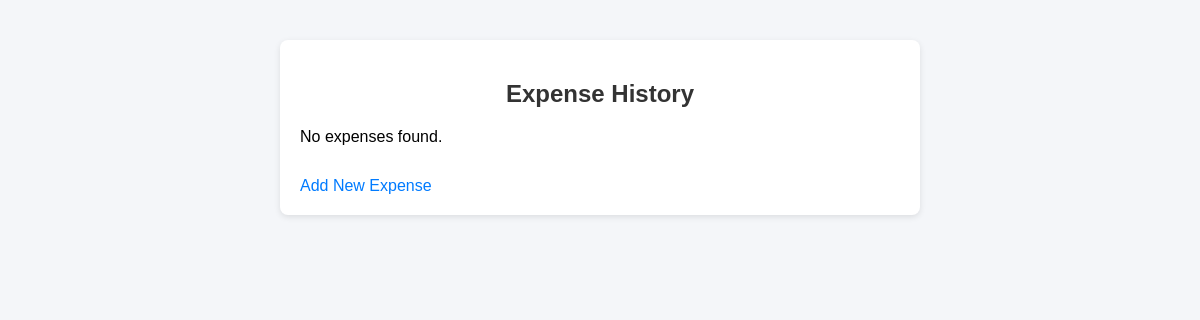
Before: /history/ with the older database file.
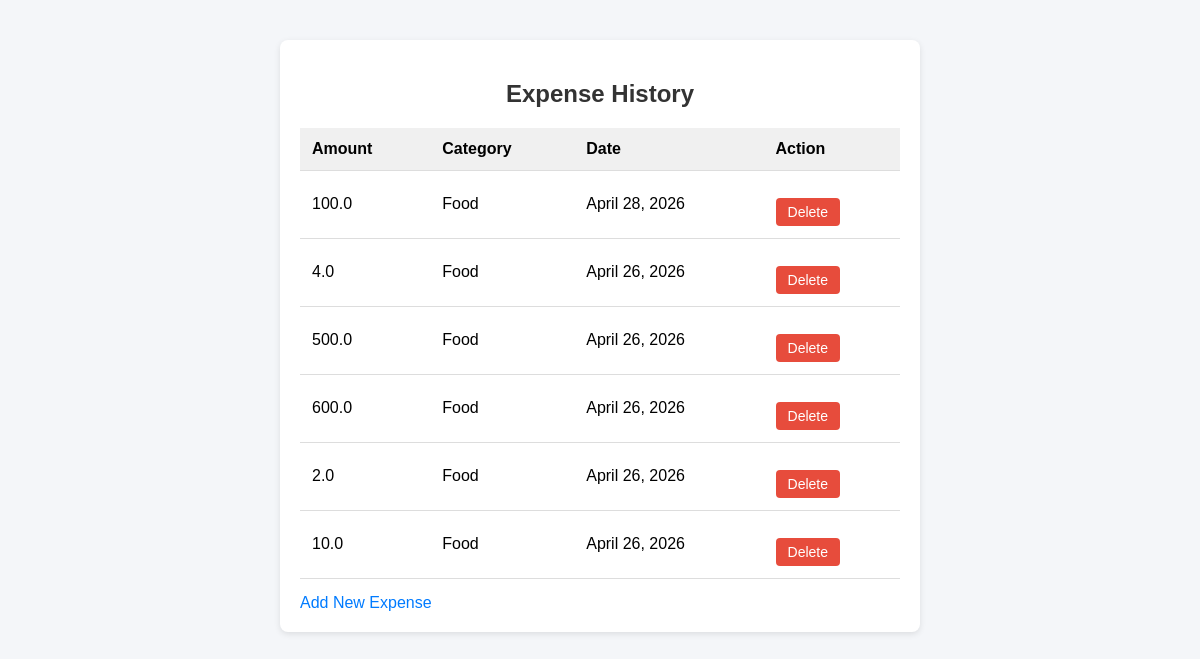
After: the same page with the newer database file.
### expenses/models.py (models this page shows, shortened)
class Log(models.Model):
    amount = models.FloatField()
    date = models.DateField(auto_now_add=True)
    category = models.ForeignKey(Category, on_delete=models.CASCADE)

class Category(models.Model):
    name = models.CharField(max_length=100)

### expenses/views.py (the view)
# urls.py: path('history/', views.history, name='history'),
def history(request):
    logs = Log.objects.all().order_by('-date')  # ✅ newest first
    return render(request, 'expenses/history.html', {'logs': logs})

### expenses/templates/expenses/history.html (shortened to what this page needs)
<!DOCTYPE html>
<html>
<head>
</head>
<body>
<div class="container">
    <h2>Expense History</h2>
    {% if logs %}
    <table>
        <tr>
            <th>Amount</th>
            <th>Category</th>
            <th>Date</th>
            <th>Action</th>
        </tr>
        {% for log in logs %}
        <tr>
            <td>{{ log.amount }}</td>
            <td>{{ log.category.name }}</td>
            <td>{{ log.date }}</td>
            <td><a href="{% url 'delete' log.id %}" class="delete-btn">Delete</a></td>
        </tr>
        {% endfor %}
    </table>
    {% else %}
        <p>No expenses found.</p>
    {% endif %}
    <a href="{% url 'add' %}">Add New Expense</a>
</div>
</body>
</html>

### expenses/templates/expenses/history.html (style rules this page uses)
body { font-family: Arial, sans-serif; background: #f4f6f9; margin: 40px; }
h2 { color: #333; text-align: center; }
.container { background: #fff; padding: 20px; border-radius: 8px; box-shadow: 0 2px 6px rgba(0,0,0,0.1); max-width: 600px; margin: auto; }
table { width: 100%; border-collapse: collapse; margin-top: 15px; }
th, td { padding: 12px; border-bottom: 1px solid #ddd; text-align: left; }
th { background: #f0f0f0; }
.delete-btn { color: #fff; background: #e74c3c; padding: 6px 12px; border-radius: 4px; text-decoration: none; font-size: 14px; }
a { display: inline-block; margin-top: 15px; color: #007BFF; text-decoration: none; }

Changed rows visible on the page:
added Log: amount "100.0", category.name "Food", date "April 28, 2026"
added Log: amount "4.0", category.name "Food", date "April 26, 2026"
added Log: amount "500.0", category.name "Food", date "April 26, 2026"
added Log: amount "600.0", category.name "Food", date "April 26, 2026"
added Log: amount "2.0", category.name "Food", date "April 26, 2026"
added Log: amount "10.0", category.name "Food", date "April 26, 2026"
Other visible differences:
text no longer shown: "No expenses found."
text now shown: "Amount Category Date Action"
